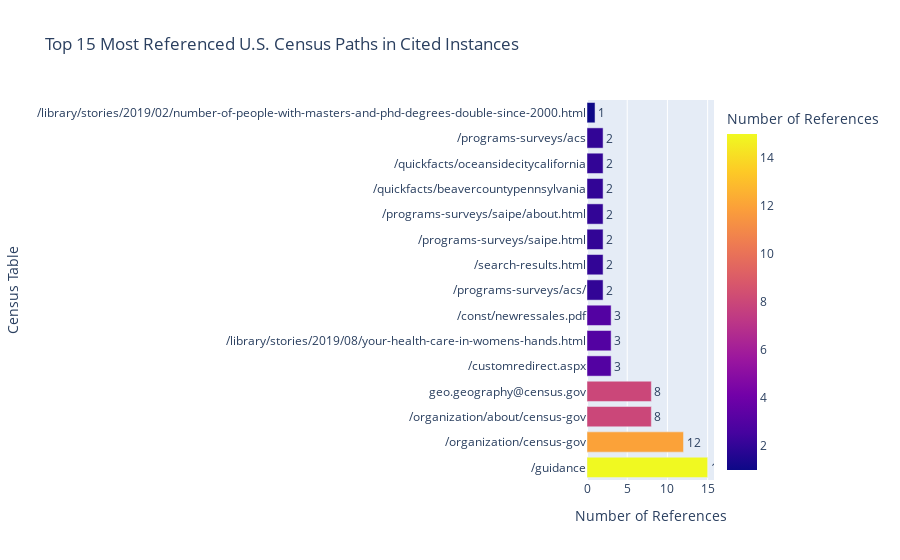

Notebook code cell kept with this figure:
### Code cell
tables, counts = zip(*c_most_common_paths)
# Create a DataFrame from the tables and counts
data = {'Census Table': tables, 'Number of References': counts}
df = pd.DataFrame(data)

# Create an interactive horizontal bar chart
fig = px.bar(df, 
             x='Number of References', 
             y='Census Table', 
             orientation='h',  # Horizontal bars
             title="Top 15 Most Referenced U.S. Census Paths in Cited Instances",
             labels={'Number of References': 'Number of References', 'Census Table': 'Census Table'},
             color='Number of References',  # Color bars based on count
             text='Number of References')  # Show count on hover

# Customize the hover data (you can modify this to include more details)
fig.update_traces(texttemplate='%{text}', textposition='outside')

# Invert the y-axis to show the highest count at the top
fig.update_yaxes(categoryorder='total descending')

# Show the interactive plot
fig.show()

### Figure 1 — Plotly figure (JSON) as saved in the notebook; plotly's stock layout.template omitted (floating-point values rounded to 4 significant figures)
{"data": [{"alignmentgroup": "True", "hovertemplate": "Number of References=%{marker.color}<br>Census Table=%{y}<extra></extra>", "legendgroup": "", "marker": {"color": [15, 12, 8, 8, 3, 3, 3, 2, 2, 2, 2, 2, 2, 2, 1], "coloraxis": "coloraxis", "pattern": {"shape": ""}}, "name": "", "offsetgroup": "", "orientation": "h", "showlegend": false, "text": [15, 12, 8, 8, 3, 3, 3, 2, 2, 2, 2, 2, 2, 2, 1], "textposition": "outside", "texttemplate": "%{text}", "type": "bar", "x": [15, 12, 8, 8, 3, 3, 3, 2, 2, 2, 2, 2, 2, 2, 1], "xaxis": "x", "y": ["/guidance", "/organization/census-gov", "/organization/about/census-gov", "geo.geography@census.gov", "/customredirect.aspx", "/library/stories/2019/08/your-health-care-in-womens-hands.html", "/const/newressales.pdf", "/programs-surveys/acs/", "/search-results.html", "/programs-surveys/saipe.html", "/programs-surveys/saipe/about.html", "/quickfacts/beavercountypennsylvania", "/quickfacts/oceansidecitycalifornia", "/programs-surveys/acs", "/library/stories/2019/02/number-of-people-with-masters-and-phd-degrees-double-since-2000.html"], "yaxis": "y"}], "layout": {"barmode": "relative", "coloraxis": {"colorbar": {"title": {"text": "Number of References"}}, "colorscale": [[0, "#0d0887"], [0.1111, "#46039f"], [0.2222, "#7201a8"], [0.3333, "#9c179e"], [0.4444, "#bd3786"], [0.5556, "#d8576b"], [0.6667, "#ed7953"], [0.7778, "#fb9f3a"], [0.8889, "#fdca26"], [1, "#f0f921"]]}, "legend": {"tracegroupgap": 0}, "title": {"text": "Top 15 Most Referenced U.S. Census Paths in Cited Instances"}, "xaxis": {"anchor": "y", "domain": [0, 1], "title": {"text": "Number of References"}}, "yaxis": {"anchor": "x", "categoryorder": "total descending", "domain": [0, 1], "title": {"text": "Census Table"}}}}
